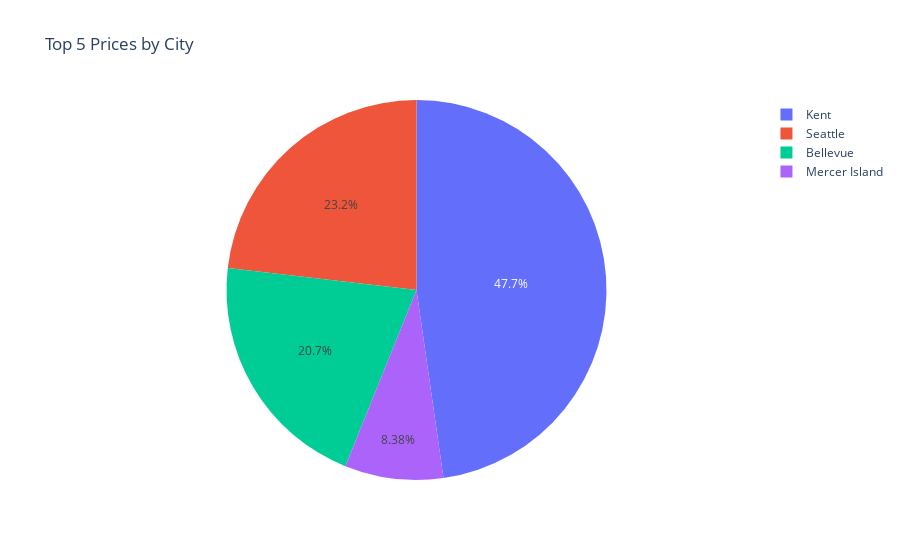

The notebook cell this image was saved under:
### Code cell
top_5=df[['price', 'city']].sort_values(by='price', ascending= False).head(5)
fig=px.pie(values=top_5['price'], names=top_5['city'], title='Top 5 Prices by City')
fig.show()

### Figure 1 — Plotly figure (JSON) as saved in the notebook; plotly's stock layout.template omitted (floating-point values rounded to 4 significant figures)
{"data": [{"domain": {"x": [0, 1], "y": [0, 1]}, "hovertemplate": "label=%{label}<br>value=%{value}<extra></extra>", "labels": ["Kent", "Seattle", "Bellevue", "Mercer Island", "Bellevue"], "legendgroup": "", "name": "", "showlegend": true, "type": "pie", "values": [26590000, 12899000, 7062500, 4668000, 4489000]}], "layout": {"autosize": true, "legend": {"tracegroupgap": 0}, "title": {"text": "Top 5 Prices by City"}}}
